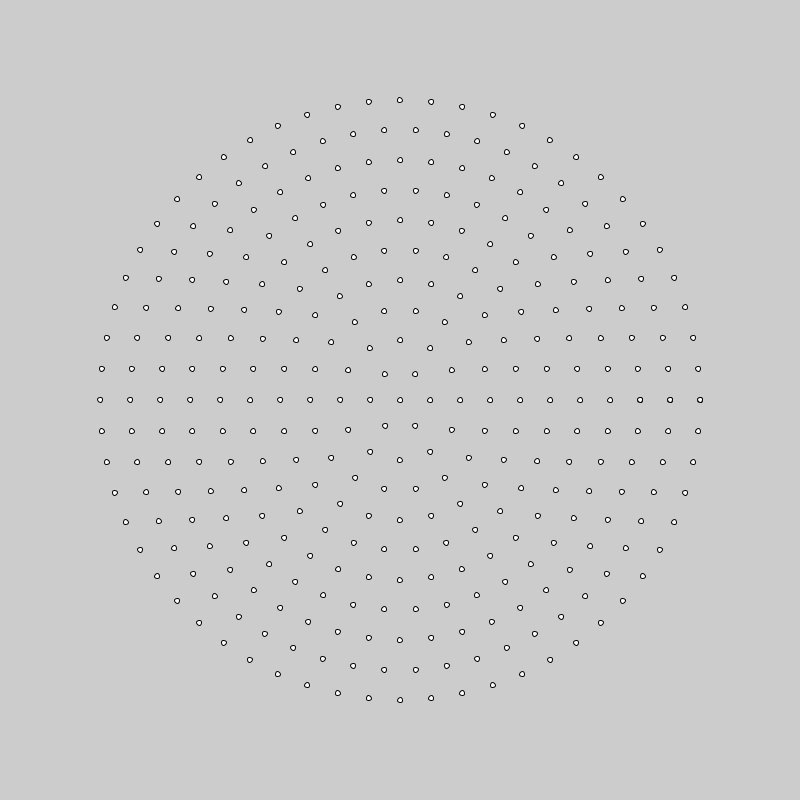
Frame 1 (no input)
Frame 60 (the mouse pressed at the canvas centre just before this capture): identical to frame 1, image omitted
Frame 120 (the mouse held since frame 60 and released just before this capture): identical to frame 1, image omitted

The Processing sketch that drew this single still picture (run headless with seeded random() and noise(); from frame 60 on, the mouse is pressed at the canvas centre):

// Processing sketch: Exercise7_CircularGrid1
// ── Exercise7_CircularGrid1.pde
float r[] = {30, 60, 90 ,120, 150, 180, 210, 240, 270, 300};
int n[] = { 6, 12, 18, 24, 30, 36, 42, 48, 54, 60};

void setup(){
  size(800,800);
  translate(width/2,height/2);
  drawDot(5);
  for(int i = 0; i < n.length; i++){
    float rad = r[i];
    float dist = TWO_PI*rad/n[i];
    for(float d = 0; d < TWO_PI*rad; d += dist ){
      pushMatrix();
        float angle = map(d/(TWO_PI*rad),0,1,0,TWO_PI);
        translate(rad*cos(angle),rad*sin(angle));
        drawDot(5);
        popMatrix();
  
    }    
  }
}

void draw(){

}

void drawDot(float dotSize){
  circle(0,0,dotSize);
}
